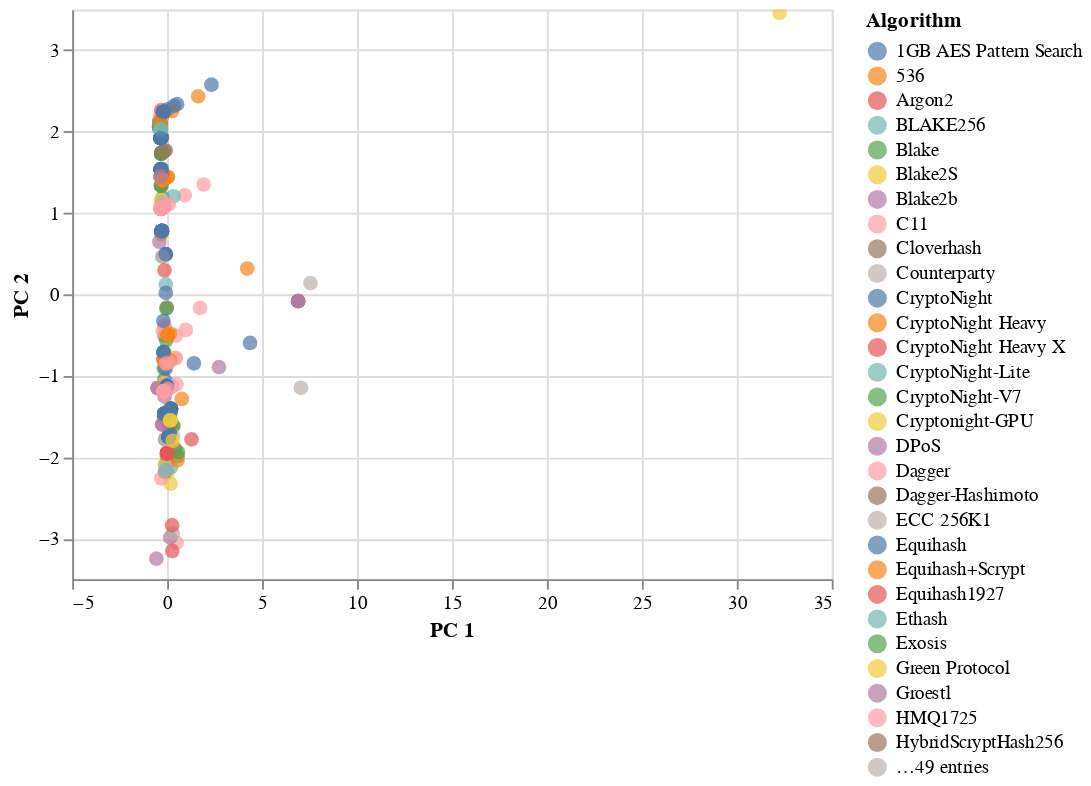

The notebook cell saved with this chart:
### Code cell
# alair
# import altair as alt
# from vega_datasets import data

# source = data.cars()

alt.Chart(clustered_df).mark_circle(size=60).encode(
    x='PC 1',
    y='PC 2',
    color='Algorithm',
    tooltip=["CoinName", "Algorithm", "TotalCoinsMined", "TotalCoinSupply"]
).interactive()

### Figure 1 — Vega-Lite specification as saved in the notebook (floating-point values rounded to 4 significant figures; data arrays with more than 128 entries replaced by an {"elided": "..."} marker saying what was removed)
{"config": {"view": {"continuousWidth": 400, "continuousHeight": 300}}, "data": {"name": "data-9676e0b6c1c81313b7ca95f63287bca1"}, "mark": {"type": "circle", "size": 60}, "encoding": {"color": {"type": "nominal", "field": "Algorithm"}, "tooltip": [{"type": "nominal", "field": "CoinName"}, {"type": "nominal", "field": "Algorithm"}, {"type": "quantitative", "field": "TotalCoinsMined"}, {"type": "quantitative", "field": "TotalCoinSupply"}], "x": {"type": "quantitative", "field": "PC 1"}, "y": {"type": "quantitative", "field": "PC 2"}}, "selection": {"selector008": {"type": "interval", "bind": "scales", "encodings": ["x", "y"]}}, "$schema": "https://vega.github.io/schema/vega-lite/v4.8.1.json", "datasets": {"data-9676e0b6c1c81313b7ca95f63287bca1": {"elided": "637 records"}}}
